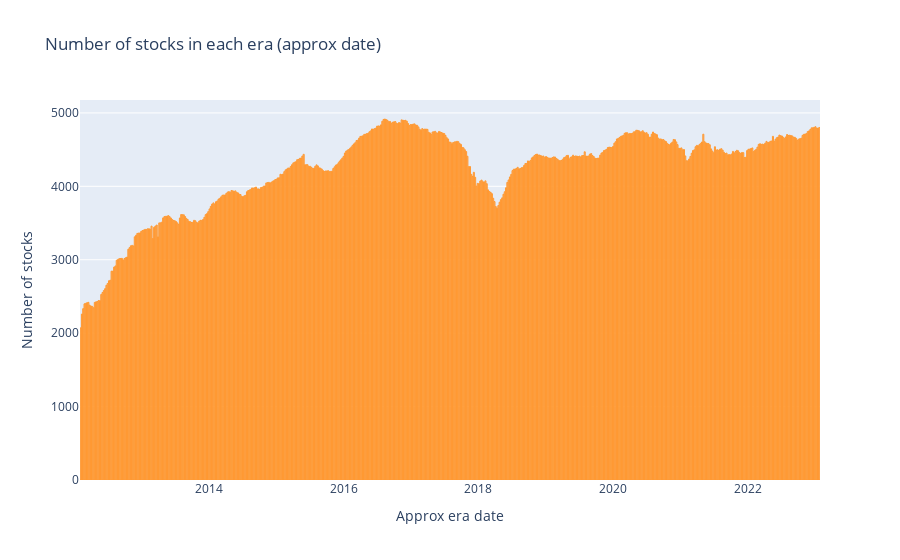

The notebook cell this image was saved under:
### Code cell
fig_date_cnt = train_df.groupby(DATE_COL).size().iplot(
    kind="bar",
    layout={
        "xaxis": {"title": "Approx era date"},
        "yaxis": {"title": "Number of stocks"},
        "title": "Number of stocks in each era (approx date)",
    },
    asFigure=True,
)
fig_date_cnt

### Figure 1 — Plotly figure (JSON) as saved in the notebook; plotly's stock layout.template omitted (floating-point values rounded to 4 significant figures; data arrays with more than 128 entries replaced by an {"elided": "..."} marker saying what was removed)
{"data": [{"marker": {"color": "rgba(255, 153, 51, 0.6)", "line": {"color": "rgba(255, 153, 51, 1.0)", "width": 1}}, "name": "None", "orientation": "v", "text": "", "type": "bar", "x": {"elided": "574 str values"}, "y": {"elided": "574 int values"}}], "layout": {"title": {"text": "Number of stocks in each era (approx date)"}, "xaxis": {"title": {"text": "Approx era date"}}, "yaxis": {"title": {"text": "Number of stocks"}}}}
